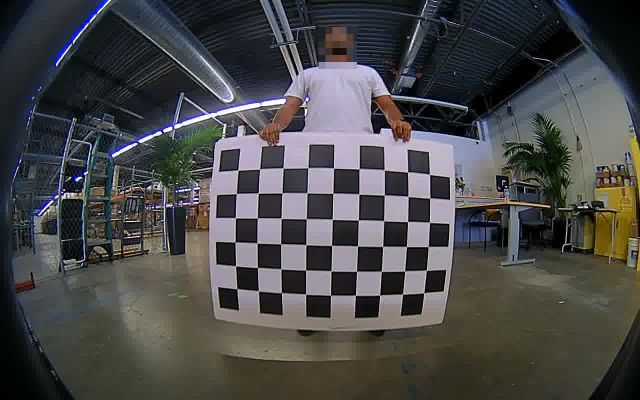
#> input picture calibration/test/image-001.jpg, 1280 x 800 px (shown at 1/2 size); its folder holds only this picture in this run
$ jupyter execute --allow-errors 'Fisheye Camera Calibration.ipynb'   (shell and % lines are left out)   (older library calls are emulated)
#> lines starting #> are read from the running program, lines starting #| are printed output that depends on the picture; long printed decimals are rounded
[cell 1]
import cv2
assert cv2.__version__[0] >= '3', 'The fisheye module requires opencv version >= 3.0.0'
import numpy as np
import os
import glob
# from matplotlib.pyplot import imshow
from matplotlib import pyplot as plt

[cell 2]
CHECKERBOARD = (6,9)
INPUT_FOLDER = "test"
OUTPUT_FOLDER = "output"
EXTENSION = "jpg"
SCALE_PERCENT = 100 # percent of original size

[cell 3]
subpix_criteria = (cv2.TERM_CRITERIA_EPS+cv2.TERM_CRITERIA_MAX_ITER, 30, 0.1)

calibration_flags = cv2.fisheye.CALIB_RECOMPUTE_EXTRINSIC+cv2.fisheye.CALIB_CHECK_COND+cv2.fisheye.CALIB_FIX_SKEW

objp = np.zeros((1, CHECKERBOARD[0]*CHECKERBOARD[1], 3), np.float32)

objp[0,:,:2] = np.mgrid[0:CHECKERBOARD[0], 0:CHECKERBOARD[1]].T.reshape(-1, 2)

[cell 4]
# [4 lines of commented-out code are left out]
images = glob.glob(os.path.join(os.getcwd(), INPUT_FOLDER, '*.%s' % EXTENSION))
print(images)

[cell 5]
objpoints = [] # 3d point in real world space
imgpoints = [] # 2d points in image plane.
_img_shape = None

for fname in images:
    print(fname)
    # resize image
    orig = cv2.imread(fname)
#> orig is the input picture: shape (800, 1280, 3); mean B, G, R 73.3, 73, 73.1
    # img = cv2.imread('/home/img/python.png', cv2.IMREAD_UNCHANGED)
    print('Original Dimensions : ',orig.shape)
#| Original Dimensions :  (800, 1280, 3)
    width = int(orig.shape[1] * SCALE_PERCENT / 100)
#> width = 1280
    height = int(orig.shape[0] * SCALE_PERCENT / 100)
#> height = 800
    dim = (width, height)
#> dim = (1280, 800)

    img = cv2.resize(orig, dim, interpolation = cv2.INTER_AREA)

    print('Resized Dimensions : ',img.shape)
#| Resized Dimensions :  (800, 1280, 3)

    # cv2.imshow("Resized image", img)
    gray = cv2.cvtColor(img, cv2.COLOR_BGR2GRAY)
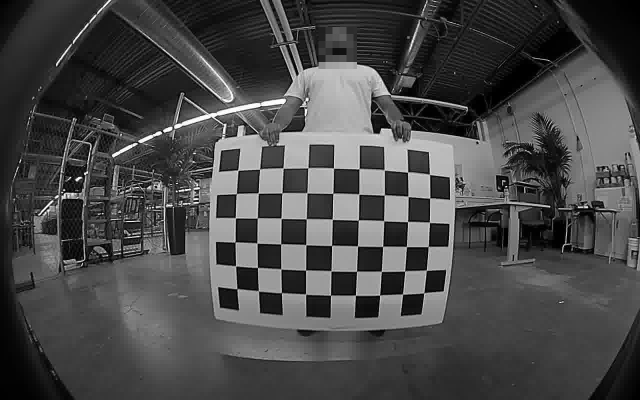
#> gray: shape (800, 1280) (shown at 1/2 size); min 0, max 255, mean 73.1
    rgb = cv2.cvtColor(img, cv2.COLOR_BGR2RGB)

    plt.imshow(gray, cmap='Greys_r')
    plt.title("Resized greyscale image")
    plt.show()

    plt.imshow(rgb)
    plt.title("Resized colour image")
    plt.show()


    if _img_shape == None:
        _img_shape = img.shape[:2]
        print(_img_shape)
#| (800, 1280)
    else:
        assert _img_shape == img.shape[:2], "All images must share the same size."
    # gray = cv2.cvtColor(img,cv2.COLOR_BGR2GRAY)
    # Find the chess board corners
    ret, corners = cv2.findChessboardCorners(gray, CHECKERBOARD, cv2.CALIB_CB_ADAPTIVE_THRESH+cv2.CALIB_CB_FAST_CHECK+cv2.CALIB_CB_NORMALIZE_IMAGE)
#> ret = True; corners = 54 rows, first 8: [474.2, 577.6], [471.4, 532.3], [470.7, 484.3], [471.1, 436], [473.4, 387.2], [475.8, 341], [516.9, 582.3], [515.4, 535.5]
    # ret, corners = cv2.findChessboardCorners(gray, CHECKERBOARD, cv2.CALIB_CB_ADAPTIVE_THRESH+cv2.CALIB_CB_NORMALIZE_IMAGE)
    # CV_CALIB_RATIONAL_MODEL, CV_CALIB_USE_INTRINSIC_GUESS, CV_CALIB_FIX_PRINCIPAL_POINT
    # ret, corners = cv2.findChessboardCorners(gray, CHECKERBOARD, +cv2.CALIB_CB_NORMALIZE_IMAGE+cv2.CALIB_RATIONAL_MODEL+cv2.CALIB_USE_INTRINSIC_GUESS+cv2.CALIB_FIX_PRINCIPAL_POINT)
    print(ret, corners)
#> (printed output is left out)
    # If found, add object points, image points (after refining them)
    if ret == True:
        objpoints.append(objp)
        cv2.cornerSubPix(gray,corners,(3,3),(-1,-1),subpix_criteria)
        imgpoints.append(corners)

print(objpoints)
print(imgpoints)
#> (printed output is left out)

[cell 6]
N_OK = len(objpoints)
K = np.zeros((3, 3))
D = np.zeros((4, 1))
rvecs = [np.zeros((1, 1, 3), dtype=np.float64) for i in range(N_OK)]
tvecs = [np.zeros((1, 1, 3), dtype=np.float64) for i in range(N_OK)]

[cell 7]
rms, _, _, _, _ = \
    cv2.fisheye.calibrate(
        objpoints,
        imgpoints,
        gray.shape[::-1],
        K,
        D,
        rvecs,
        tvecs,
        calibration_flags,
        (cv2.TERM_CRITERIA_EPS+cv2.TERM_CRITERIA_MAX_ITER, 30, 1e-6)
    )
#> rms = 8.61

[cell 8]
print("Found " + str(N_OK) + " valid images for calibration")
print("DIM=" + str(_img_shape[::-1]))
#| DIM=(1280, 800)
print("K=np.array(" + str(K.tolist()) + ")")
print("D=np.array(" + str(D.tolist()) + ")")

[cell 9]
# You should replace these 3 lines with the output in calibration step
DIM=_img_shape[::-1]
#> DIM = (1280, 800)
# K=np.array(YYY)
# D=np.array(ZZZ)


$ run again, on calibration/test/image-002.jpg
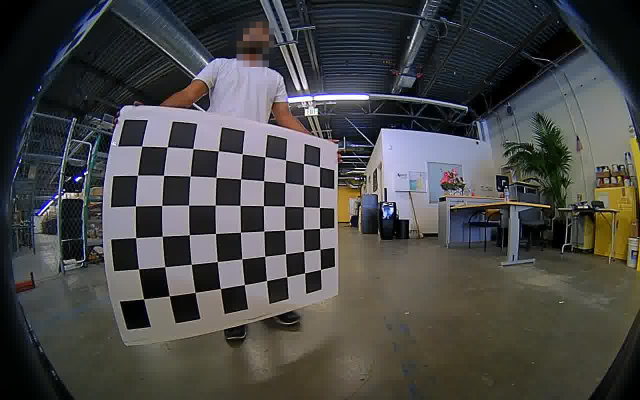
#> input picture calibration/test/image-002.jpg, 1280 x 800 px (shown at 1/2 size)
#> orig is the input picture: shape (800, 1280, 3); mean B, G, R 71.5, 72.1, 72.2
#| Original Dimensions :  (800, 1280, 3)
#| Resized Dimensions :  (800, 1280, 3)
#> `gray = cv2.cvtColor(img, cv2.COLOR_BGR2GRAY)`:
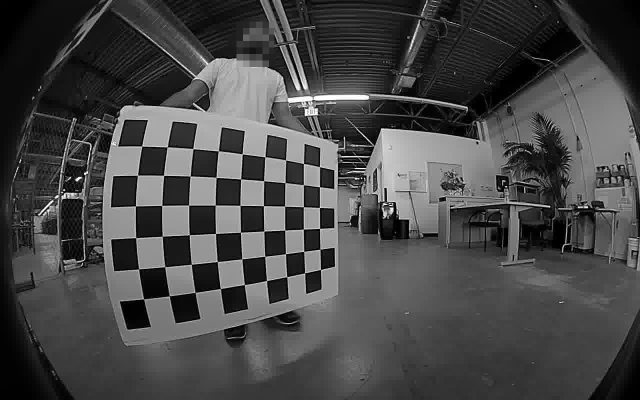
#> gray: shape (800, 1280) (shown at 1/2 size); min 0, max 255, mean 72.1
#| (800, 1280)
#> ret = True; corners = 54 rows, first 8: [287.5, 598.4], [277.6, 538.5], [271.9, 475.8], [271.5, 412.4], [275.6, 350.8], [283.6, 292.5], [338.6, 591.8], [330.1, 534.1]
#> (printed output is left out)
#> (printed output is left out)
#> rms = 17.82
#| DIM=(1280, 800)

$ run again, on calibration/test/image-005.jpg
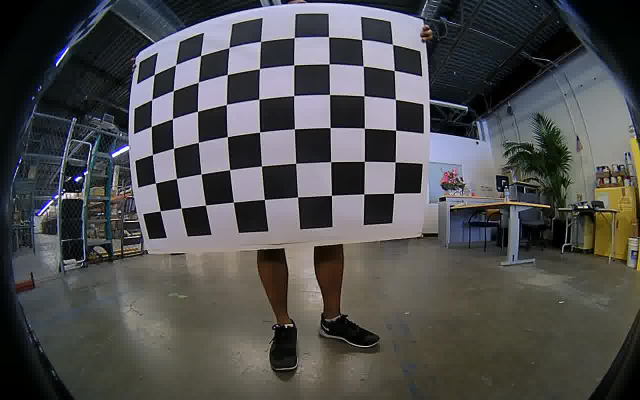
#> input picture calibration/test/image-005.jpg, 1280 x 800 px (shown at 1/2 size)
#> orig is the input picture: shape (800, 1280, 3); mean B, G, R 78.6, 78.1, 78.3
#| Original Dimensions :  (800, 1280, 3)
#| Resized Dimensions :  (800, 1280, 3)
#> `gray = cv2.cvtColor(img, cv2.COLOR_BGR2GRAY)`:
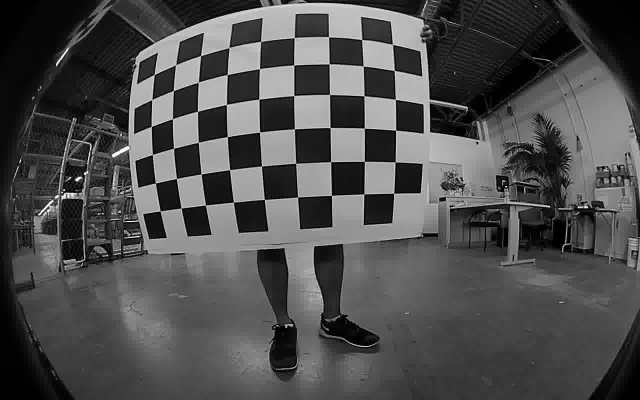
#> gray: shape (800, 1280) (shown at 1/2 size); min 0, max 255, mean 78.2
#| (800, 1280)
#> ret = True; corners = 54 rows, first 8: [321.1, 422.1], [311.4, 366.3], [305.3, 309.7], [303.2, 253.4], [304.2, 200], [309.4, 149.5], [362.7, 416.6], [353.3, 357.3]
#> (printed output is left out)
#| [array([[[321.0481  , 422.058 ]],
#|        [[311.4333  , 366.354 ]],
#|        [[305.3264  , 309.714 ]],
#|        [[303.2132  , 253.366 ]],
#|        [[304.2066  , 199.883   ]],
#|        [[309.328 , 149.558 ]],
#> (further printed lines are left out)
#> rms = 17.15
#| DIM=(1280, 800)

$ run again, on calibration/test/image-012.jpg
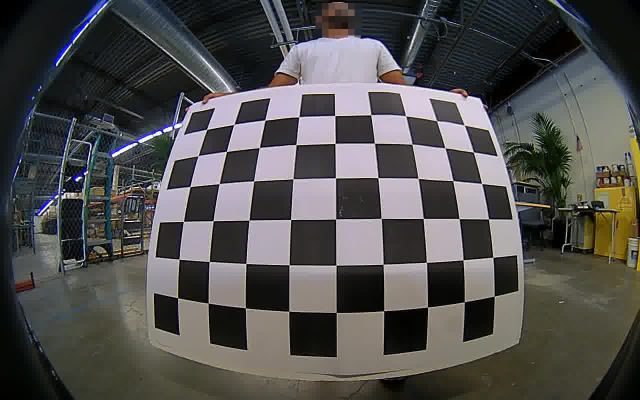
#> input picture calibration/test/image-012.jpg, 1280 x 800 px (shown at 1/2 size)
#> orig is the input picture: shape (800, 1280, 3); mean B, G, R 78.6, 79.8, 80.9
#| Original Dimensions :  (800, 1280, 3)
#| Resized Dimensions :  (800, 1280, 3)
#> `gray = cv2.cvtColor(img, cv2.COLOR_BGR2GRAY)`:
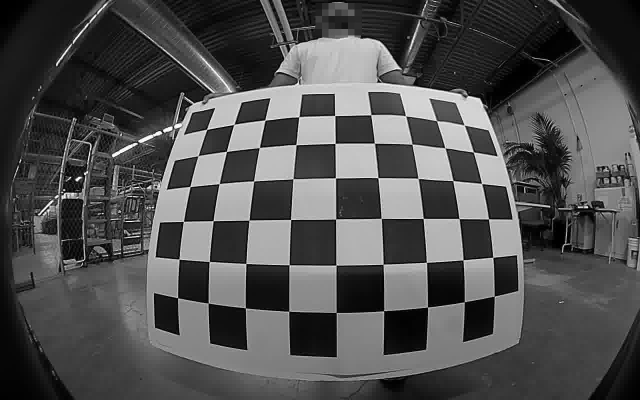
#> gray: shape (800, 1280) (shown at 1/2 size); min 0, max 255, mean 80
#| (800, 1280)
#> ret = True; corners = 54 rows, first 8: [355.7, 595.7], [358.6, 519.2], [367.5, 443.3], [380.2, 373.6], [396.6, 311.8], [414, 259], [416.9, 606.5], [419.1, 523.7]
#> (printed output is left out)
#> (printed output is left out)
#> rms = 0.901
#| DIM=(1280, 800)
#> in undistort, `undistorted_img = cv2.remap(img, map1, map2, interpolation=cv2.INTER_L..`:
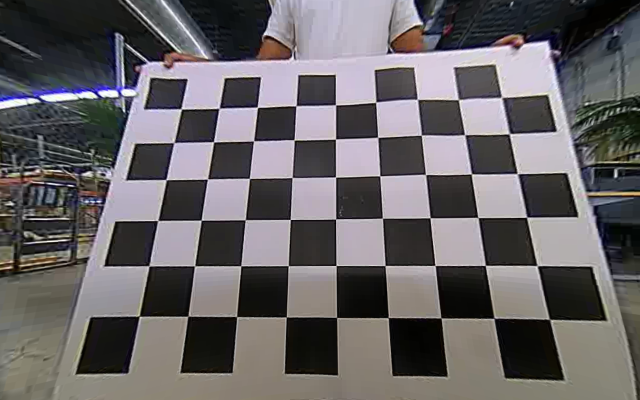
#> undistorted_img: shape (800, 1280, 3) (shown at 1/2 size); mean B, G, R 101.8, 99.8, 103.3
